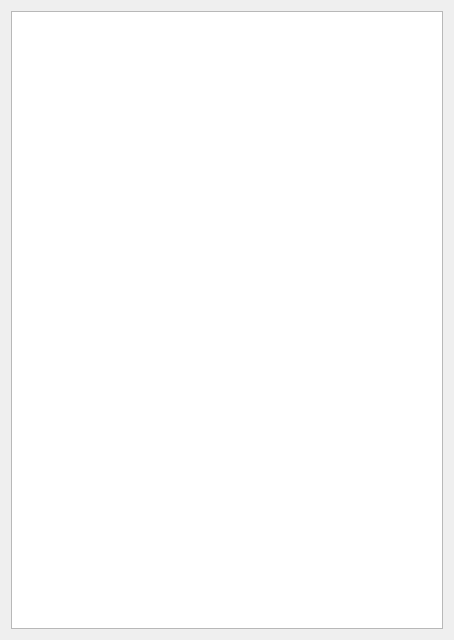
<?xml version="1.0" encoding="UTF-8"?>
<ui version="4.0">
 <class>PulsarList</class>
 <widget class="QWidget" name="PulsarList">
  <property name="geometry">
   <rect>
    <x>0</x>
    <y>0</y>
    <width>454</width>
    <height>640</height>
   </rect>
  </property>
  <property name="sizePolicy">
   <sizepolicy hsizetype="Ignored" vsizetype="Ignored">
    <horstretch>0</horstretch>
    <verstretch>0</verstretch>
   </sizepolicy>
  </property>
  <property name="windowTitle">
   <string>Pulsar list</string>
  </property>
  <layout class="QVBoxLayout" name="verticalLayout">
   <item>
    <widget class="QTableWidget" name="tableWidget">
     <property name="horizontalScrollBarPolicy">
      <enum>Qt::ScrollBarAsNeeded</enum>
     </property>
    </widget>
   </item>
  </layout>
 </widget>
 <resources/>
 <connections/>
</ui>
